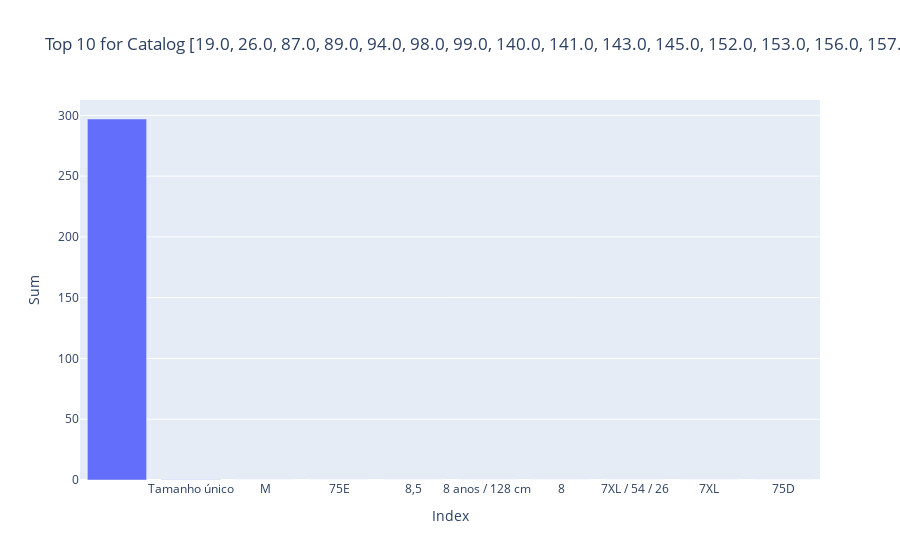
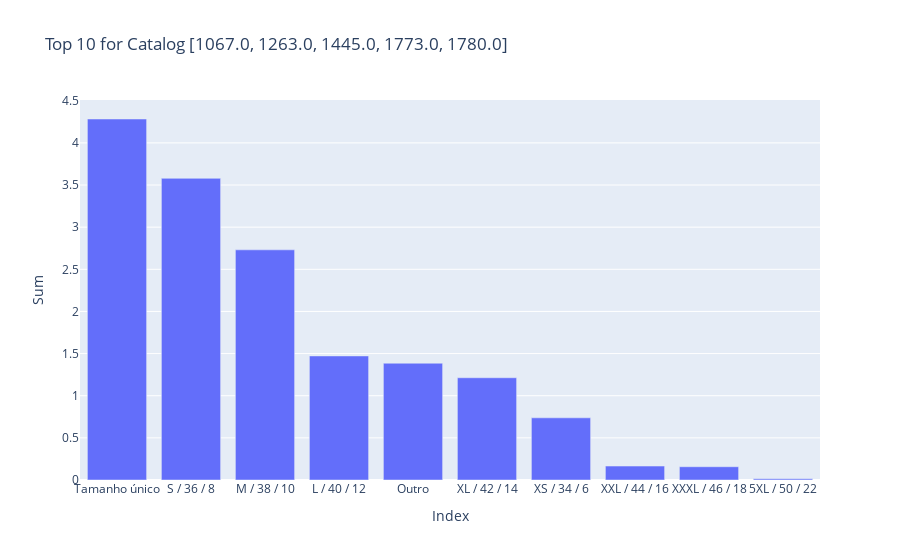
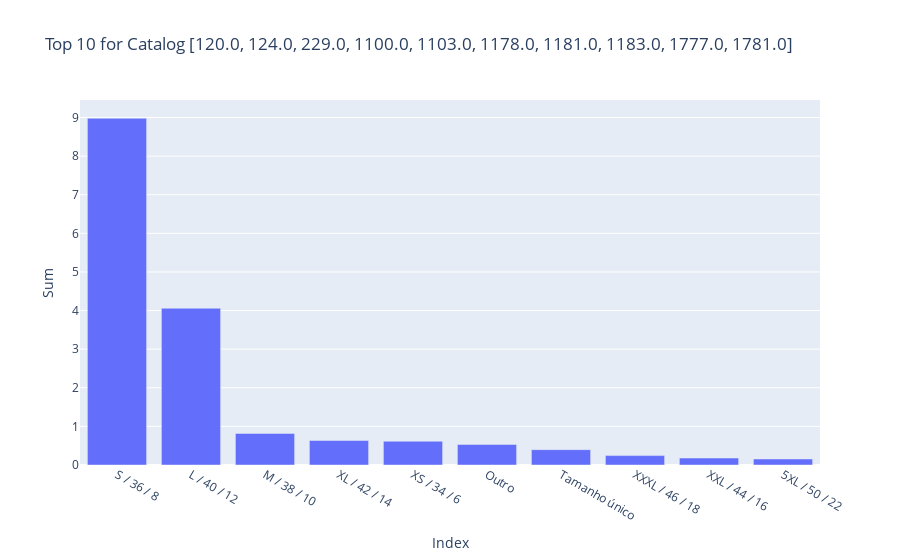
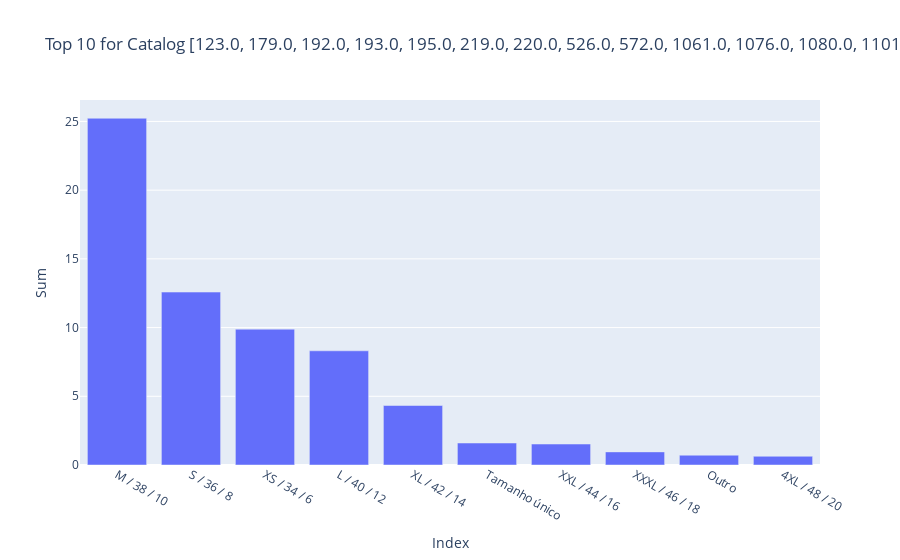

These figures' notebook cell, in order:
### Code cell
t = 2.5

res = fcluster(linkage_matrix, criterion = "distance", t = t)
df = pd.DataFrame(res, index = pivot_combined.columns).reset_index()
grouped_data = df.groupby(0)['catalog_id'].apply(list).reset_index()

for catalog in grouped_data["catalog_id"]:
    top_10 = pivot_combined[catalog].sum(axis=1).sort_values(ascending=False).head(10)
    
    # Create a bar chart
    fig = go.Figure([go.Bar(x=top_10.index, y=top_10.values)])
    fig.update_layout(title=f"Top 10 for Catalog {catalog}",
                      xaxis_title="Index",
                      yaxis_title="Sum",
                      )
    fig.show()
